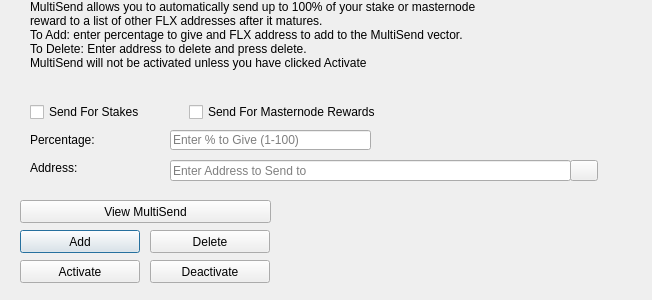
<?xml version="1.0" encoding="UTF-8"?>
<ui version="4.0">
 <class>MultiSendDialog</class>
 <widget class="QDialog" name="MultiSendDialog">
  <property name="windowModality">
   <enum>Qt::NonModal</enum>
  </property>
  <property name="geometry">
   <rect>
    <x>0</x>
    <y>0</y>
    <width>652</width>
    <height>300</height>
   </rect>
  </property>
  <property name="windowTitle">
   <string>MultiSend</string>
  </property>
  <widget class="QLineEdit" name="multiSendPercentEdit">
   <property name="geometry">
    <rect>
     <x>170</x>
     <y>130</y>
     <width>201</width>
     <height>20</height>
    </rect>
   </property>
   <property name="toolTip">
    <string>Enter whole numbers 1 - 100</string>
   </property>
   <property name="placeholderText">
    <string>Enter % to Give (1-100)</string>
   </property>
  </widget>
  <widget class="QLineEdit" name="multiSendAddressEdit">
   <property name="geometry">
    <rect>
     <x>170</x>
     <y>160</y>
     <width>401</width>
     <height>21</height>
    </rect>
   </property>
   <property name="toolTip">
    <string/>
   </property>
   <property name="placeholderText">
    <string>Enter Address to Send to</string>
   </property>
  </widget>
  <widget class="QLabel" name="label_2">
   <property name="geometry">
    <rect>
     <x>30</x>
     <y>0</y>
     <width>451</width>
     <height>121</height>
    </rect>
   </property>
   <property name="lineWidth">
    <number>1</number>
   </property>
   <property name="text">
    <string>MultiSend allows you to automatically send up to 100% of your stake or masternode reward to a list of other FLX addresses after it matures.
To Add: enter percentage to give and FLX address to add to the MultiSend vector.
To Delete: Enter address to delete and press delete.
MultiSend will not be activated unless you have clicked Activate</string>
   </property>
   <property name="alignment">
    <set>Qt::AlignLeading|Qt::AlignLeft|Qt::AlignTop</set>
   </property>
   <property name="wordWrap">
    <bool>true</bool>
   </property>
  </widget>
  <widget class="QLabel" name="message">
   <property name="geometry">
    <rect>
     <x>290</x>
     <y>200</y>
     <width>351</width>
     <height>91</height>
    </rect>
   </property>
   <property name="text">
    <string/>
   </property>
  </widget>
  <widget class="QPushButton" name="addButton">
   <property name="geometry">
    <rect>
     <x>20</x>
     <y>230</y>
     <width>120</width>
     <height>23</height>
    </rect>
   </property>
   <property name="toolTip">
    <string/>
   </property>
   <property name="statusTip">
    <string>Add to MultiSend Vector</string>
   </property>
   <property name="text">
    <string>Add</string>
   </property>
  </widget>
  <widget class="QPushButton" name="disableButton">
   <property name="geometry">
    <rect>
     <x>150</x>
     <y>260</y>
     <width>120</width>
     <height>23</height>
    </rect>
   </property>
   <property name="statusTip">
    <string>Deactivate MultiSend</string>
   </property>
   <property name="text">
    <string>Deactivate</string>
   </property>
  </widget>
  <widget class="QPushButton" name="addressBookButton">
   <property name="geometry">
    <rect>
     <x>570</x>
     <y>160</y>
     <width>28</width>
     <height>21</height>
    </rect>
   </property>
   <property name="toolTip">
    <string>Choose an address from the address book</string>
   </property>
   <property name="text">
    <string/>
   </property>
   <property name="icon">
    <iconset resource="../flexwork.qrc">
     <normaloff>:/icons/address-book</normaloff>:/icons/address-book</iconset>
   </property>
   <property name="shortcut">
    <string>Alt+A</string>
   </property>
   <property name="autoDefault">
    <bool>false</bool>
   </property>
  </widget>
  <widget class="QLabel" name="label">
   <property name="geometry">
    <rect>
     <x>30</x>
     <y>130</y>
     <width>121</width>
     <height>20</height>
    </rect>
   </property>
   <property name="toolTip">
    <string>Percentage of stake to send</string>
   </property>
   <property name="text">
    <string>Percentage:</string>
   </property>
  </widget>
  <widget class="QLabel" name="label_5">
   <property name="geometry">
    <rect>
     <x>30</x>
     <y>160</y>
     <width>111</width>
     <height>16</height>
    </rect>
   </property>
   <property name="toolTip">
    <string>Address to send portion of stake to</string>
   </property>
   <property name="text">
    <string>Address:</string>
   </property>
  </widget>
  <widget class="QPushButton" name="deleteButton">
   <property name="geometry">
    <rect>
     <x>150</x>
     <y>230</y>
     <width>120</width>
     <height>23</height>
    </rect>
   </property>
   <property name="toolTip">
    <string/>
   </property>
   <property name="statusTip">
    <string>Delete Address From MultiSend Vector</string>
   </property>
   <property name="text">
    <string>Delete</string>
   </property>
  </widget>
  <widget class="QPushButton" name="activateButton">
   <property name="geometry">
    <rect>
     <x>20</x>
     <y>260</y>
     <width>120</width>
     <height>23</height>
    </rect>
   </property>
   <property name="statusTip">
    <string>Activate MultiSend</string>
   </property>
   <property name="text">
    <string>Activate</string>
   </property>
  </widget>
  <widget class="QPushButton" name="viewButton">
   <property name="geometry">
    <rect>
     <x>20</x>
     <y>200</y>
     <width>251</width>
     <height>23</height>
    </rect>
   </property>
   <property name="toolTip">
    <string/>
   </property>
   <property name="statusTip">
    <string>View MultiSend Vector</string>
   </property>
   <property name="text">
    <string>View MultiSend</string>
   </property>
  </widget>
  <widget class="QWidget" name="horizontalLayoutWidget">
   <property name="geometry">
    <rect>
     <x>30</x>
     <y>100</y>
     <width>351</width>
     <height>24</height>
    </rect>
   </property>
   <layout class="QHBoxLayout" name="horizontalLayout">
    <item>
     <widget class="QCheckBox" name="multiSendStakeCheckBox">
      <property name="text">
       <string>Send For Stakes</string>
      </property>
     </widget>
    </item>
    <item>
     <widget class="QCheckBox" name="multiSendMasternodeCheckBox">
      <property name="text">
       <string>Send For Masternode Rewards</string>
      </property>
     </widget>
    </item>
   </layout>
  </widget>
 </widget>
 <resources>
  <include location="../flexwork.qrc"/>
 </resources>
 <connections/>
</ui>
